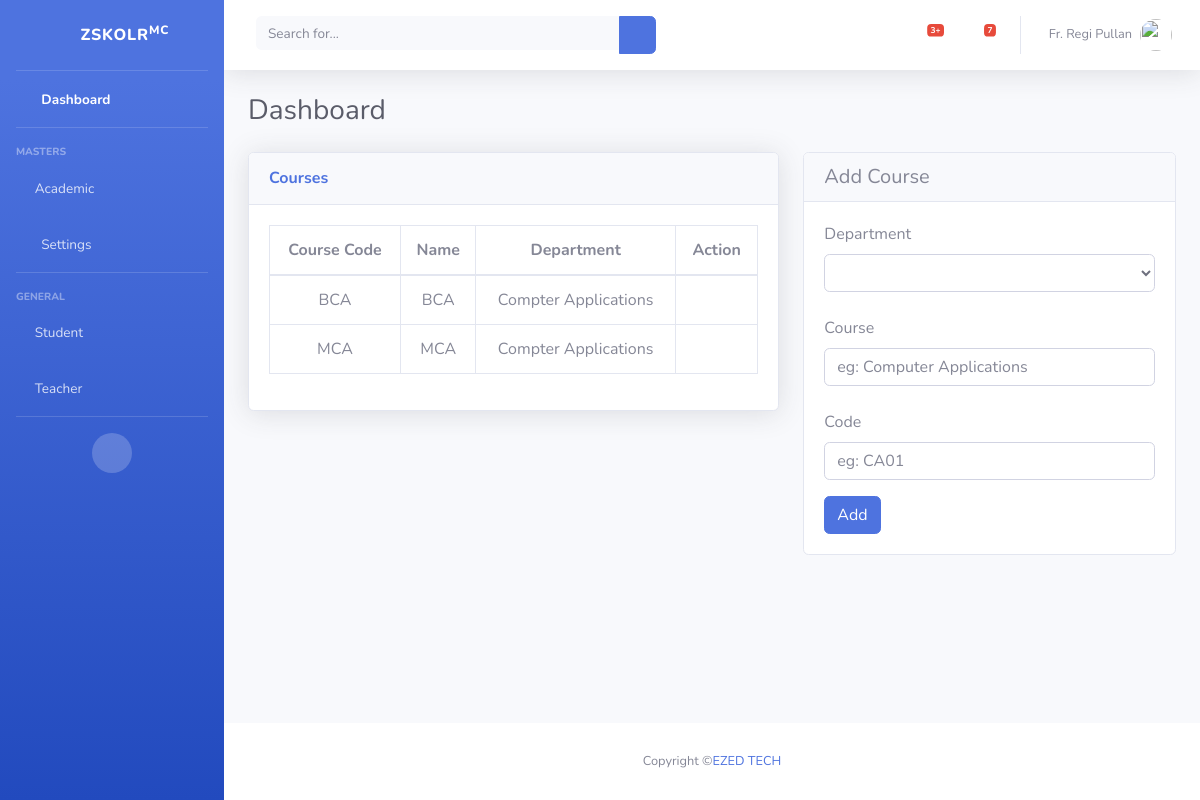
Screenshot of /course/ with the database file from the repository.
### skolr/models.py (models this page shows, shortened)
class Course(models.Model):
    c_id = models.CharField(max_length = 10)
    name = models.CharField(max_length = 150)
    department = models.ForeignKey(Department, on_delete = models.CASCADE)

class Department(models.Model):
    name = models.CharField(max_length = 100)
    code = models.CharField(max_length = 10)
    hod = models.CharField(max_length = 200)

### skolr/views.py (the view)
# urls.py: path('course/', views.course, name='course'),
def course(request):                #course_add is written with this view itself
    if request.method=='POST':
        dept_id = request.POST['dept_id']
        name = request.POST['name']
        code = request.POST['code']
        crs = Course()
        crs.name=name
        crs.c_id=code
        crs.department=Department.objects.get(id=dept_id)
        crs.save()
        department = Department.objects.all().order_by('name')
        course = Course.objects.all()
        return render(request, 'course.html', {'courses':course,'departments':department})
    else:
        course = Course.objects.all()
        department = Department.objects.all()
        return render(request, 'course.html', {'courses':course,'departments':department})

### skolr/templates/course.html (shortened to what this page needs)
{% extends 'base.html' %}
{% load static %}
{% block content %}
      <div id="content">
        <div class="container-fluid">
          <div class="d-sm-flex align-items-center justify-content-between mb-4">
            <h1 class="h3 mb-0 text-gray-800">Dashboard</h1>
          </div>
          <div class="row">
            <div class="col-xl-7 col-lg-7 col-md-14 col-sm-14 col-14">
                            <div class="card shadow mb-1">
                            <div class="card-header py-3">
                              <h6 class="m-0 font-weight-bold text-primary">Courses</h6>
                            </div>
                            <div class="card-body">
                              <div class="table-responsive">
                                <table class="table table-bordered" id="dataTable" width="100%" cellspacing="0">
                                    <thead>
                                        <tr align="center">
                                        <th>Course Code</th>
                                        <th>Name</th>
                                        <th>Department</th>
                                        <th>Action</th>
                                        </tr>
                                    </thead>
                                    <tbody>
                                        {% for course in courses %}
                                        <tr align="center">
                                        <td>{{ course.c_id }}</td>
                                        <td>{{ course.name }}</td>
                                        <td>{{ course.department.name }} </td>
                                        <td>
                                            <a href="{% url 'course_edit' course.id %}"> <i class="fas fa-edit"></i> </a>
                                            <a href="Delete" data-toggle="modal" data-target="#coursedeleteModal-{{course.id}}"> <i class="fas fa-trash"> </i> </a>
                                        </td>
                                        </tr>
                                        {% endfor %}
                                    </tbody>
                                    </table>
                              </div>
                            </div>
                          </div>
                      </div>
                      <div class="col-xl-5 col-lg-5 col-md-10 col-sm-10 col-10">
                            <div class="card">
                              <h5 class="card-header">Add Course</h5>
                              <div class="card-body">
                                <form method="post" action="">
                                  <div class="form-group">
                                    <label for="exampleInputCategory"> Department</label>
                                      <select name="dept_id" class="form-control" required>
                                          <option></option>
                                        {% for department in departments %}
                                          <option value={{ department.id }} {% if department.id == course_to_edit.department.id %} selected {% endif %}>{{ department.name }}</option>
                                        {% endfor %}
                                      </select><br>
                                    <label for="exampleInputCategory"> Course</label>
                                    <input type="text" class="form-control" name="name" placeholder="eg: Computer Applications" value="{{ course_to_edit.name }}" required><br>
                                    <label for="exampleInputCategory"> Code</label>
                                    <input type="text" class="form-control" name="code" placeholder="eg: CA01" value="{{ course_to_edit.c_id }}" required>
                                  </div>
                                  <div class="box-footer">
                                    {% if not course_to_edit %}
                                    <button type="submit" class="btn btn-primary" name="submit">Add</button>
                                    {% endif %}
                                  </div>
                                </form>
                              </div>
                            </div>
                          </div>
          </div>
        </div>
 </div>
      </div>
 {% endblock %}

### rows the page displays
Course: c_id "BCA", name "BCA", department.name "Compter Applications"
Course: c_id "MCA", name "MCA", department.name "Compter Applications"
